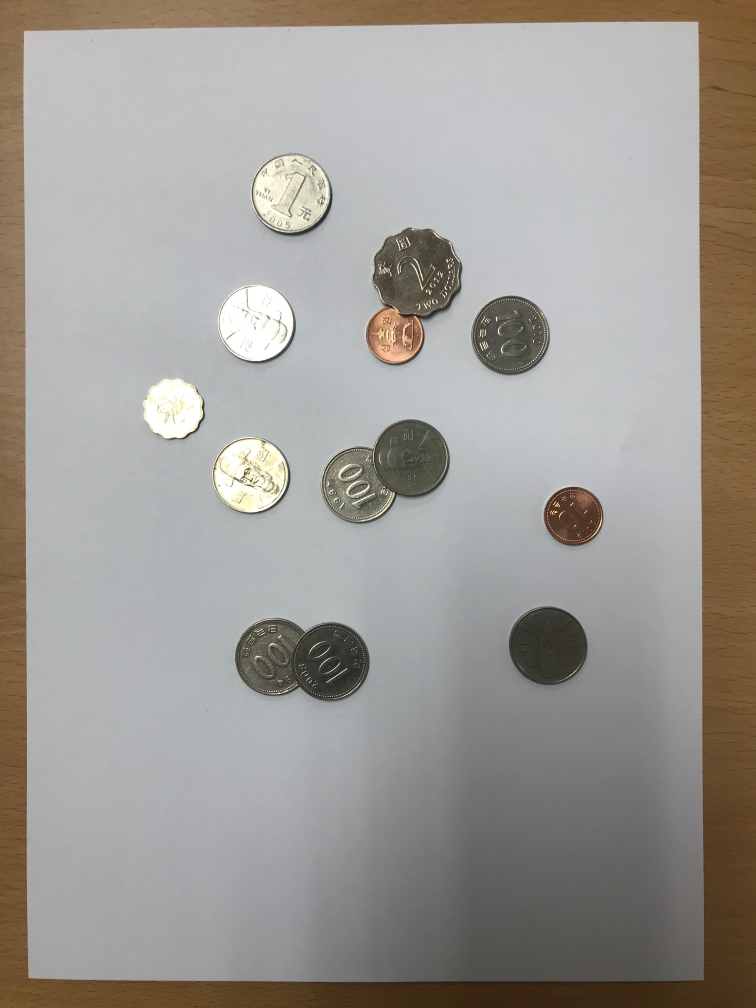
#> input picture HW1/IMG_8255.JPG, 3024 x 4032 px, found by its file name (shown at 1/4 size)
$ python coin-3.py   (older library calls are emulated)
#> lines starting #> are read from the running program, lines starting #| are printed output that depends on the picture; after the words box and inside, x2 and y2 are one past the last pixel; in counts of white or black regions, pixels touching at a corner belong together

import os
os.environ['CUDA_VISIBLE_DEVICES'] = '3'
import numpy as np
import matplotlib.pyplot as plt
import cv2
from pylab import*
from matplotlib import pyplot as plt


dir_path = os.path.dirname(os.path.realpath(__file__))
#print(dir_path)
img=cv2.imread(dir_path+'/../../IMG_8255.JPG')
#> img is the input picture: shape (4032, 3024, 3); mean B, G, R 149.8, 154.6, 158.1
    #img.get(cv2.cv.CV_CAP_PROP_FRAME_WIDTH, 1280)
   # cap.set(cv2.cv.CV_CAP_PROP_FRAME_HEIGHT, 720)


img1=img[500:3000,500:2500]
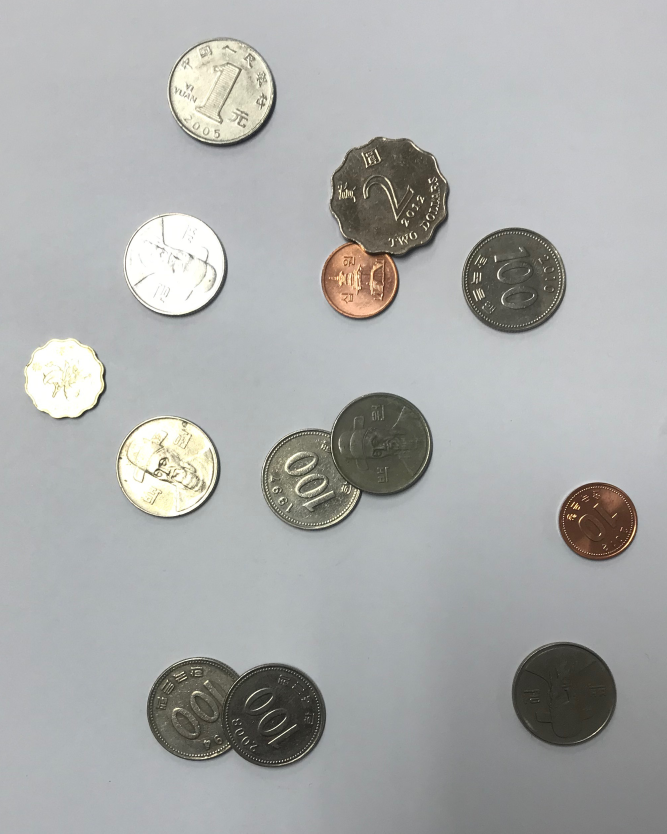
#> img1: shape (2500, 2000, 3) (shown at 1/3 size); mean B, G, R 171, 171.8, 170.3
roi=img[500:3000,500:2500]
gray = cv2.cvtColor(roi, cv2.COLOR_BGR2GRAY)
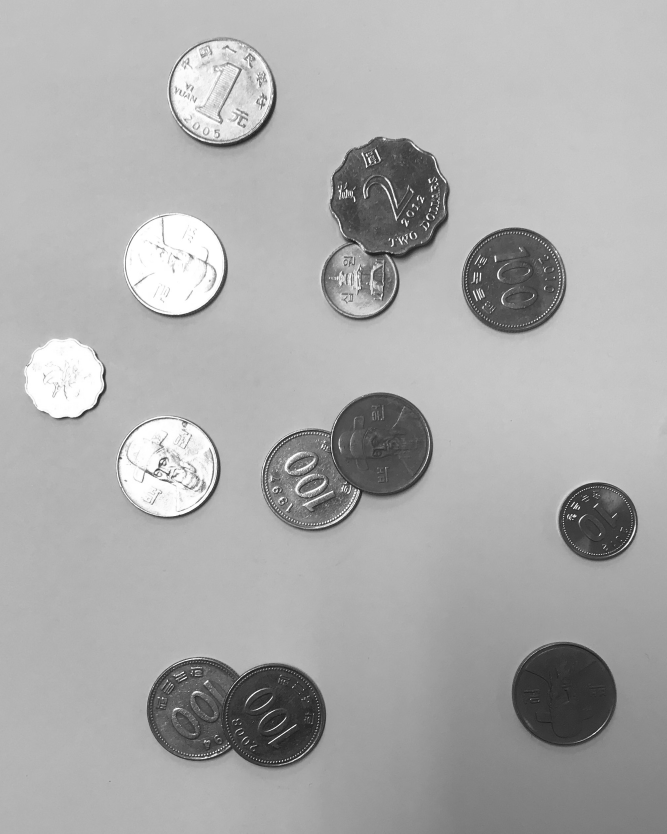
#> gray: shape (2500, 2000) (shown at 1/3 size); min 10, max 255, mean 171.3
# [4 lines of commented-out code are left out]

gray_blur = cv2.medianBlur(gray, 25)
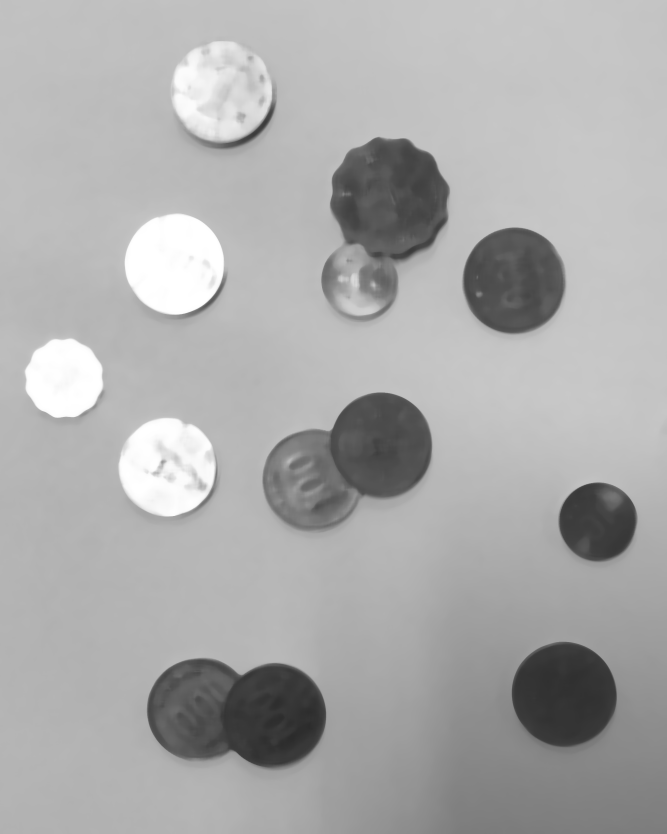
#> gray_blur: shape (2500, 2000) (shown at 1/3 size); min 43, max 255, mean 171.4
thresh = cv2.adaptiveThreshold(gray_blur, 255, cv2.ADAPTIVE_THRESH_GAUSSIAN_C,cv2.THRESH_BINARY_INV,13,1)
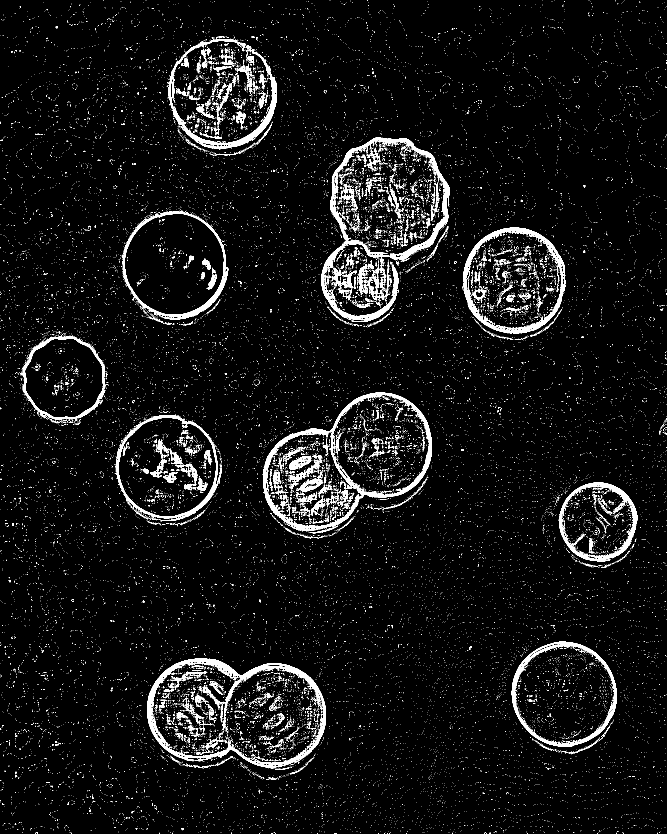
#> thresh: shape (2500, 2000) (shown at 1/3 size); 4.5% white; 28760 white regions (28155 under 20 px), largest, box (x1, y1, x2, y2) and area: (441, 1975, 978, 2305) 17818, (788, 1178, 1296, 1600) 16483, (990, 411, 1350, 779) 12819
#    #
kernel = np.ones((3, 4), np.uint8)
closing = cv2.morphologyEx(thresh, cv2.MORPH_CLOSE,kernel, iterations=3)
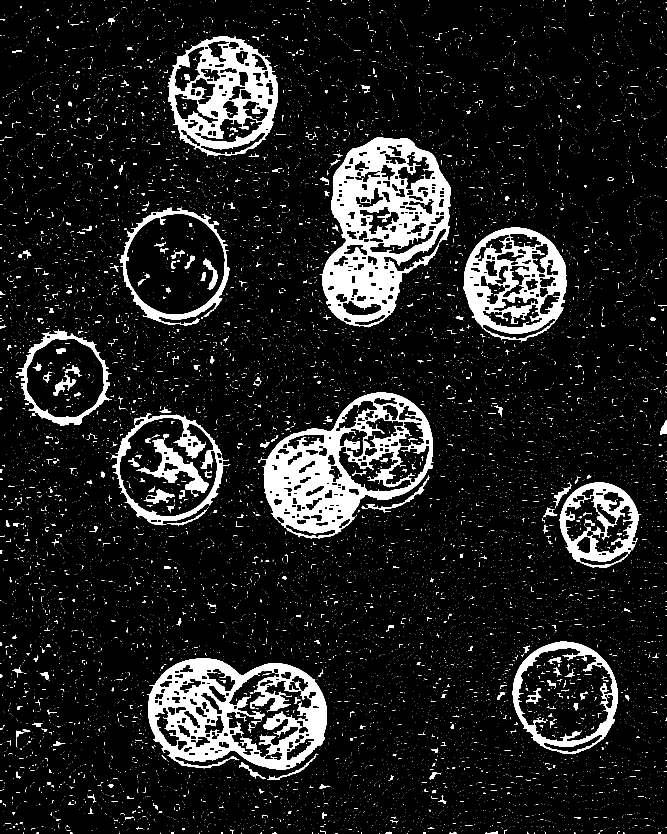
#> closing: shape (2500, 2000) (shown at 1/3 size); 10.3% white; 13050 white regions (12481 under 20 px), largest, box (x1, y1, x2, y2) and area: (959, 411, 1353, 982) 99313, (782, 1178, 1301, 1616) 80276, (441, 1975, 981, 2310) 79687

   #
cont_img = closing.copy()


circles = cv2.HoughCircles(closing, cv2.HOUGH_GRADIENT, 0.2, 120, param1 = 70, param2 = 30, minRadius = 100, maxRadius = 180)
#> circles = 13 rows, first 8: [1690.5, 2086.5, 161.7], [504.5, 1400.5, 147.5], [1546.5, 834.5, 152.6], [525.5, 794.5, 148.6], [667.5, 281.5, 165.1], [1146.5, 1326.5, 149.5], [817.5, 2158.5, 170.6], [576.5, 2123.5, 133.2]
circles_rnd = np.uint16(np.around(circles))
#> circles_rnd = 13 rows, first 8: [1690, 2086, 162], [504, 1400, 148], [1546, 834, 153], [526, 794, 149], [668, 282, 165], [1146, 1326, 150], [818, 2158, 171], [576, 2124, 133]

print(circles_rnd.shape)
#| (1, 13, 3)
count = 1
for i in circles_rnd[0, :]:
    cv2.circle(roi, (i[0], i[1]), i[2], (0, 0, 150), 15)
    cv2.circle(roi, (i[0], i[1]), 2, (0, 0, 0), 5)
    cv2.putText(roi, str(count), (i[0] - 70, i[1] + 30), cv2.FONT_HERSHEY_SIMPLEX, 3.3, (0, 0, 150), 15)
    count += 1
    plt.rcParams["figure.figsize"] = (16, 9)
#> this loop made 13 passes
#> i on passes 1 to 12: [1690, 2086, 162], [504, 1400, 148], [1546, 834, 153], [526, 794, 149], [668, 282, 165], [1146, 1326, 150], [818, 2158, 171], [576, 2124, 133], [1800, 1546, 150], [932, 1460, 158], [200, 1146, 123], [1070, 842, 104]
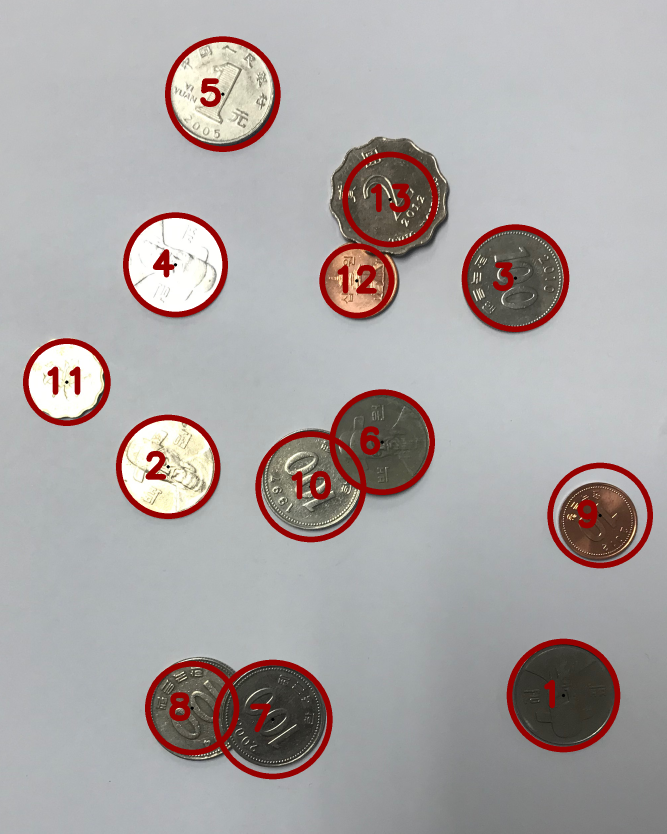
#> roi: shape (2500, 2000, 3) (shown at 1/3 size); mean B, G, R 164.5, 164.9, 170.6
#> after the loop, count = 14
plt.figure()
plt.imshow(roi)
plt.show()

$ run again, with HW1/IMG_8253.JPG copied over HW1/IMG_8255.JPG
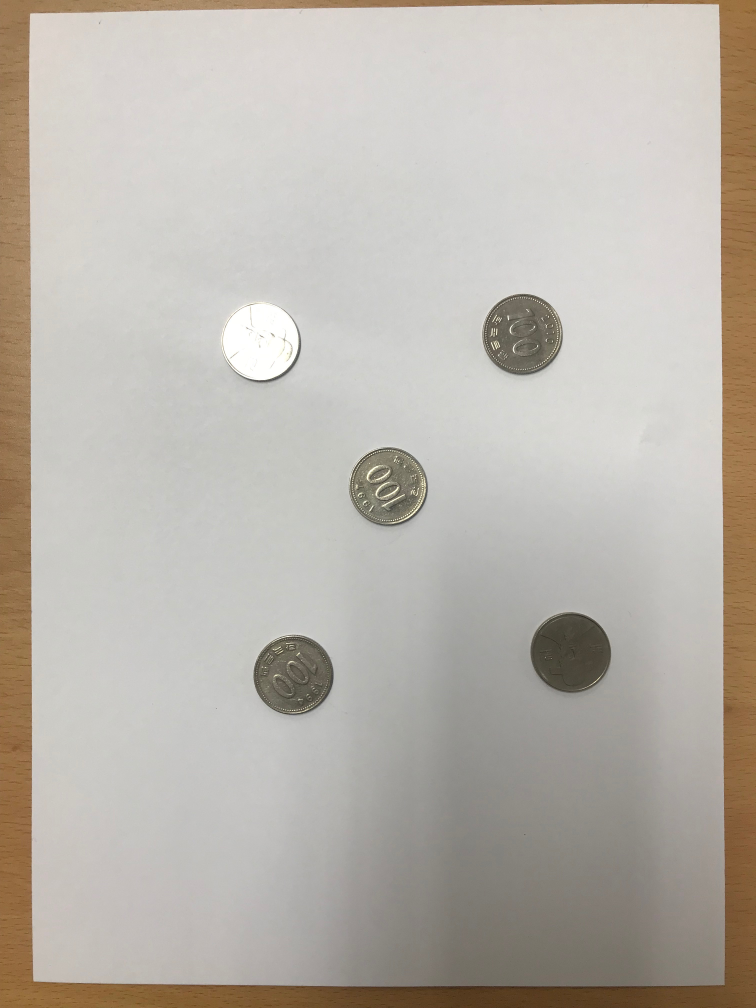
#> input picture HW1/IMG_8253.JPG, 3024 x 4032 px, found by its file name (shown at 1/4 size)
#> img is the input picture: shape (4032, 3024, 3); mean B, G, R 171.9, 180, 185.8
#> `thresh = cv2.adaptiveThreshold(gray_blur, 255, cv2.ADAPTIVE_THRESH_GAU..`:
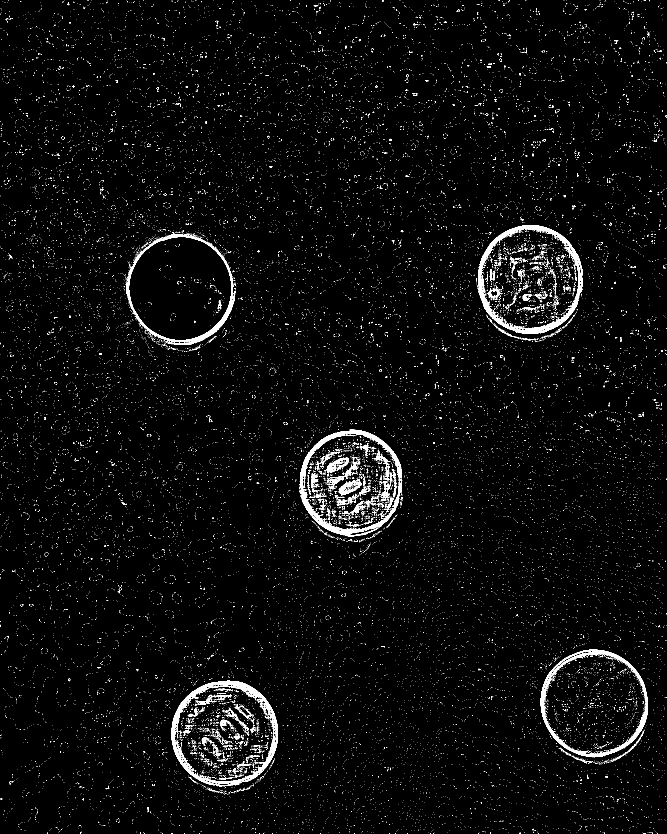
#> thresh: shape (2500, 2000) (shown at 1/3 size); 2.4% white; 24995 white regions (24727 under 20 px), largest, box (x1, y1, x2, y2) and area: (1434, 675, 1749, 1002) 11620, (514, 2042, 834, 2358) 11616, (898, 1289, 1207, 1605) 10519
#> closing: shape (2500, 2000); 5.4% white; 15151 white regions (14356 under 20 px), largest, box (x1, y1, x2, y2) and area: (901, 1289, 1224, 1627) 57987, (517, 2042, 837, 2384) 48619, (1432, 675, 1752, 1025) 46893
#> circles = [[1783.5, 2108.5, 160.7], [682.5, 2210.5, 169.3], [1598.5, 845.5, 170.6], [546.5, 866.5, 153], [1054.5, 1464.5, 158.5], [270.5, 839.5, 120.9]]
#> circles_rnd = [[1784, 2108, 161], [682, 2210, 169], [1598, 846, 171], [546, 866, 153], [1054, 1464, 158], [270, 840, 121]]
#| (1, 6, 3)
#> the loop `for i in circles_rnd[0, :]:` made 6 passes
#> after the loop `for i in circles_rnd[0, :]:`:
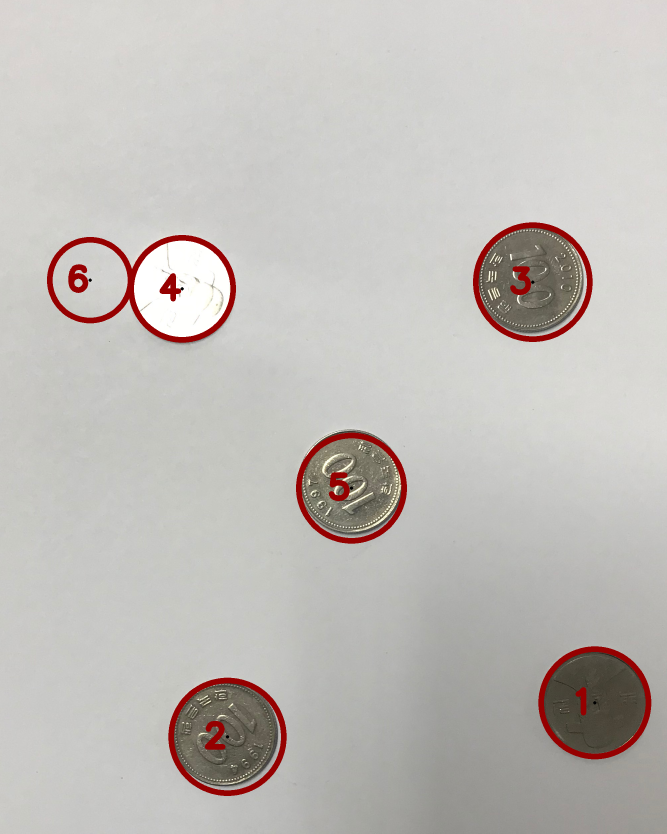
#> roi: shape (2500, 2000, 3) (shown at 1/3 size); mean B, G, R 185.5, 189.3, 193.2
#> after the loop `for i in circles_rnd[0, :]:`: count = 7

$ run again, with HW1/IMG_8256.JPG copied over HW1/IMG_8255.JPG
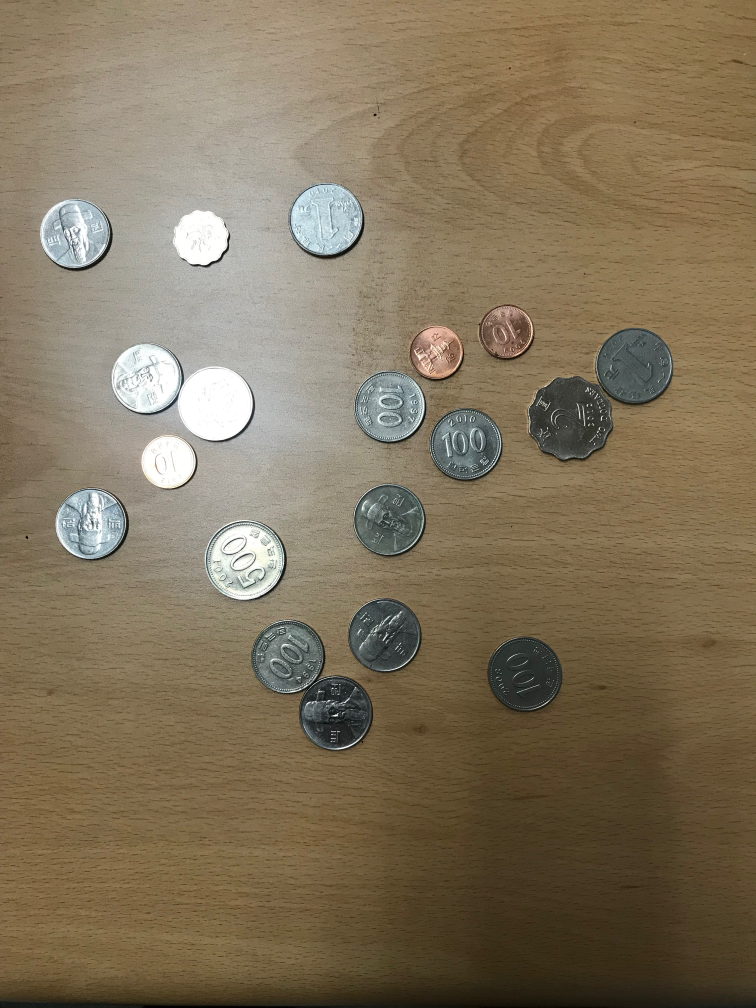
#> input picture HW1/IMG_8256.JPG, 3024 x 4032 px, found by its file name (shown at 1/4 size)
#> img is the input picture: shape (4032, 3024, 3); mean B, G, R 91, 115.2, 129.4
#> `thresh = cv2.adaptiveThreshold(gray_blur, 255, cv2.ADAPTIVE_THRESH_GAU..`:
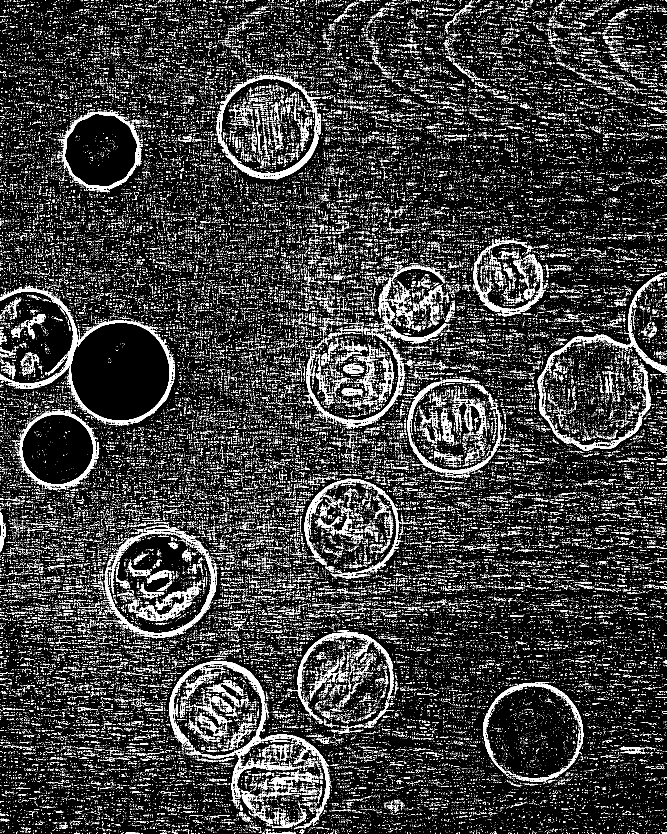
#> thresh: shape (2500, 2000) (shown at 1/3 size); 11.5% white in thin lines or dots
#> closing: shape (2500, 2000); 44.6% white; 3141 white regions (2500 under 20 px), largest, box (x1, y1, x2, y2) and area: (0, 0, 2000, 2500) 2059021, (1573, 1780, 2000, 1887) 8631, (1263, 492, 1495, 573) 5051
#> circles = 136 rows, first 8: [361.5, 1114.5, 146.1], [175.5, 1346.5, 106], [1030.5, 2053.5, 162.9], [1626.5, 2180.5, 177.2], [368.5, 2072.5, 147.5], [177.5, 2233.5, 171.7], [1323.5, 243.5, 179.4], [1082.5, 1575.5, 177.2]
#> circles_rnd = 136 rows, first 8: [362, 1114, 146], [176, 1346, 106], [1030, 2054, 163], [1626, 2180, 177], [368, 2072, 148], [178, 2234, 172], [1324, 244, 179], [1082, 1576, 177]
#| (1, 136, 3)
#> the loop `for i in circles_rnd[0, :]:` made 136 passes
#> after the loop `for i in circles_rnd[0, :]:`:
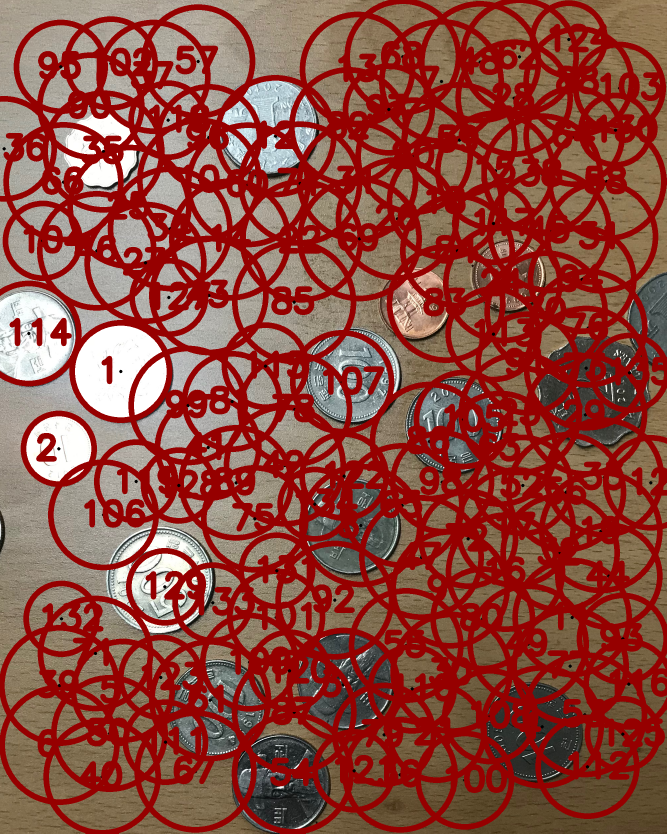
#> roi: shape (2500, 2000, 3) (shown at 1/3 size); mean B, G, R 63.1, 73.1, 145.7
#> after the loop `for i in circles_rnd[0, :]:`: count = 137
